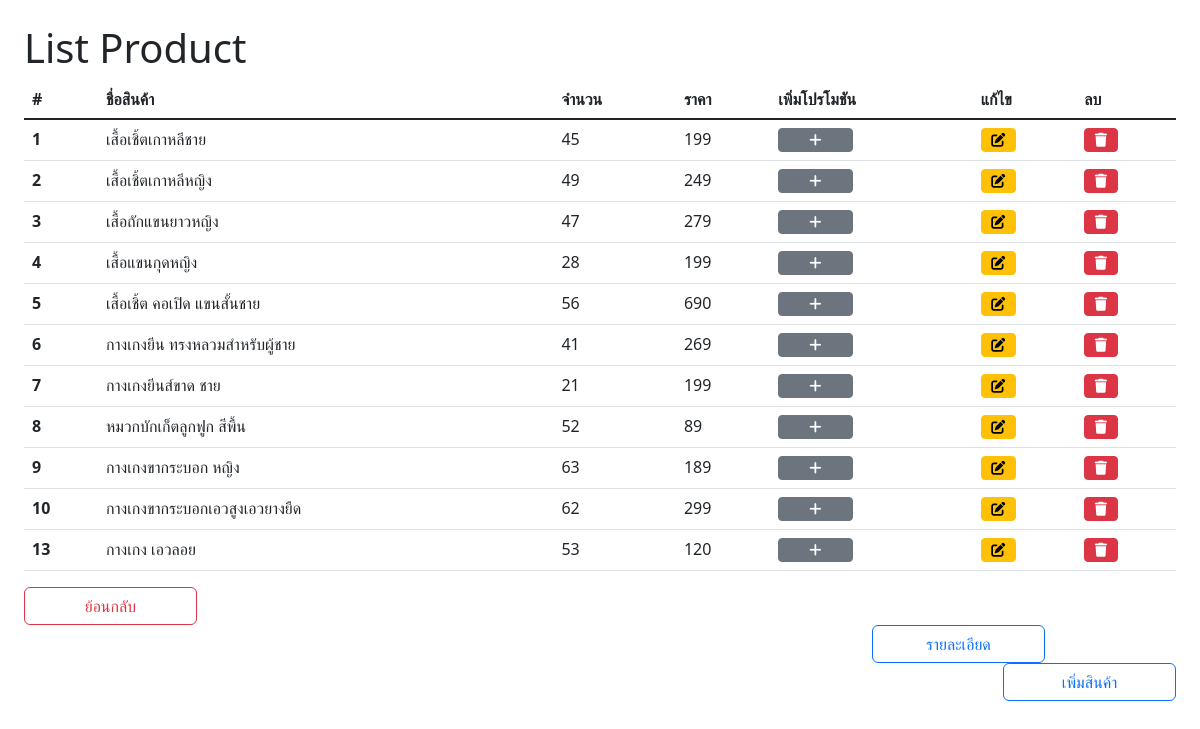
/admin/admin-product-list.php (signed in), run on the app's committed database.
### tables this page shows
CREATE TABLE `product` (
  `Product_ID` int(5) NOT NULL,
  `Product_name` varchar(100) NOT NULL,
  `Product_Desc` text NOT NULL,
  `Product_price` int(5) NOT NULL,
  `Product_quantity` int(5) NOT NULL,
  `Category_ID` int(5) DEFAULT NULL,
  `Discount_ID` int(11) DEFAULT NULL
);

### admin/admin-product-list.php (the view, shortened to what this page needs)
<?php
    include "connect.php";
?>
<html>
<head>
    <link href="https://cdn.jsdelivr.net/npm/bootstrap@5.2.2/dist/css/bootstrap.min.css" rel="stylesheet">
    <link rel="stylesheet" href="https://cdnjs.cloudflare.com/ajax/libs/font-awesome/6.2.0/css/all.min.css" />
</head>
<body>
    <h1>List Product</h1>
<?php
    $stmt = $pdo->prepare("SELECT * FROM product;");
    $stmt->execute();
?>
    <table class="table">
    <thead>
        <tr>
            <th scope="col">#</th>
            <th scope="col">ชื่อสินค้า</th>
            <th scope="col">จำนวน</th>
            <th scope="col">ราคา</th>
            <th scope="col">เพิ่มโปรโมชัน</th>
            <th scope="col">แก้ไข</th>
            <th scope="col">ลบ</th>
        </tr>
        <tbody class="table-group-divider">
    </thead>
<?php
    while ($row = $stmt->fetch() ) {
?>
            <tr>
                <th scope="row"><?=$row ["Product_ID"]?></th>
                <td><?=$row ["Product_name"]?></td>
                <td><?=$row ["Product_quantity"]?></td>
                <td><?=$row ["Product_price"]?></td>
                <td><a href='admin-promotion-editform.php?Product_ID=<?=$row["Product_ID"]?>' class="btn btn-secondary btn-sm" role="button"><i class="fa-solid fa-plus"></i></a></td>
                <td><a href='admin-product-editform.php?Product_ID=<?=$row["Product_ID"]?>' class="btn btn-warning btn-sm" role="button"><i class="fa-solid fa-pen-to-square"></i></a></td>
                <td><a href='#' onclick='confirmDelete("<?=$row["Product_ID"]?>")' class="btn btn-danger btn-sm" role="button"><i class="fa-solid fa-trash"></i></a></td>
            </tr>
<?php
    }
?>      </tbody>
    </table>
    <a href="admin-home.php" class="btn btn-outline-danger" role="button" id="back">ย้อนกลับ</a>
    <a href="promotion.php" class="btn btn-outline-primary" role="button" id="mid">รายละเอียด</a>
    <a href="admin-product-add.php" class="btn btn-outline-primary" role="button" id="add">เพิ่มสินค้า</a>
</body>
</html>

### admin/admin-product-list.php (style rules this page uses)
body { margin: 2%; }
a { width: 15%; }
#add { float: right; }
#back { float: left; }
#mid { margin-left: 53em; }
td > a { width: 40%; }

### data on the page
product: Product_ID "1", Product_name "เสื้อเชิ้ตเกาหลีชาย", Product_quantity "45", Product_price "199"
product: Product_ID "2", Product_name "เสื้อเชิ้ตเกาหลีหญิง", Product_quantity "49", Product_price "249"
product: Product_ID "3", Product_name "เสื้อถักแขนยาวหญิง", Product_quantity "47", Product_price "279"
product: Product_ID "4", Product_name "เสื้อแขนกุดหญิง", Product_quantity "28", Product_price "199"
product: Product_ID "5", Product_name "เสื้อเชิ้ต คอเปิด แขนสั้นชาย", Product_quantity "56", Product_price "690"
product: Product_ID "6", Product_name "กางเกงยีน ทรงหลวมสำหรับผู้ชาย", Product_quantity "41", Product_price "269"
product: Product_ID "7", Product_name "กางเกงยีนส์ขาด ชาย", Product_quantity "21", Product_price "199"
product: Product_ID "8", Product_name "หมวกบักเก็ตลูกฟูก สีพื้น", Product_quantity "52", Product_price "89"
product: Product_ID "9", Product_name "กางเกงขากระบอก หญิง", Product_quantity "63", Product_price "189"
product: Product_ID "10", Product_name "กางเกงขากระบอกเอวสูงเอวยางยืด", Product_quantity "62", Product_price "299"
product: Product_ID "13", Product_name "กางเกง เอวลอย", Product_quantity "53", Product_price "120"
